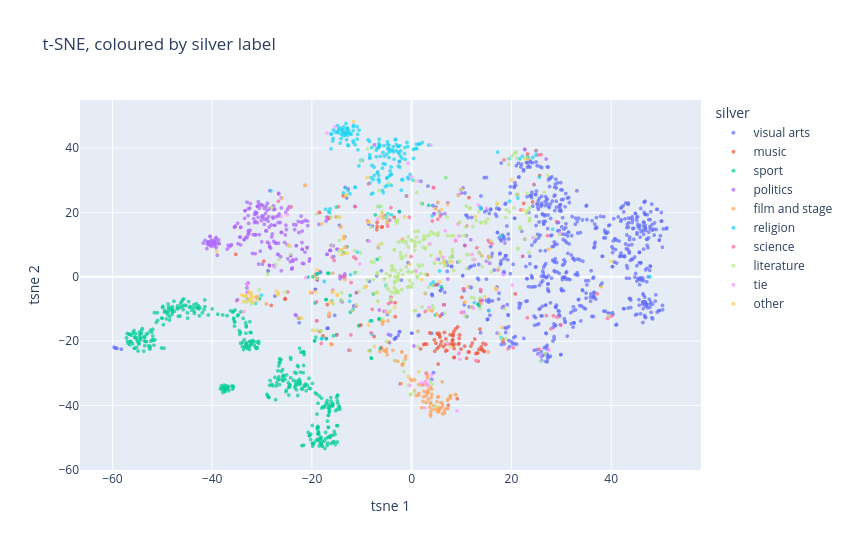

Here is the notebook cell this chart was saved with:
### Markdown cell above
The same t-SNE map, now coloured by silver label:

### Code cell
points["silver"] = explore["silver"].fillna("tie").to_numpy()
fig = px.scatter(points, x="tsne 1", y="tsne 2", color="silver", hover_data=["title", "paragraph"],
                 opacity=0.7, title="t-SNE, coloured by silver label", width=850, height=550)
fig.update_traces(marker_size=4)
fig.show()

### Figure 1 — Plotly figure (JSON) as saved in the notebook; plotly's stock layout.template omitted (floating-point values rounded to 4 significant figures; data arrays with more than 128 entries replaced by an {"elided": "..."} marker saying what was removed)
{"data": [{"customdata": {"elided": "739x2 str values"}, "hovertemplate": "silver=visual arts<br>tsne 1=%{x}<br>tsne 2=%{y}<br>title=%{customdata[0]}<br>paragraph=%{customdata[1]}<extra></extra>", "legendgroup": "visual arts", "marker": {"color": "#636efa", "opacity": 0.7, "size": 4, "symbol": "circle"}, "mode": "markers", "name": "visual arts", "showlegend": true, "type": "scattergl", "x": {"elided": "739 float values"}, "xaxis": "x", "y": {"elided": "739 float values"}, "yaxis": "y"}, {"customdata": {"elided": "115x2 str values"}, "hovertemplate": "silver=music<br>tsne 1=%{x}<br>tsne 2=%{y}<br>title=%{customdata[0]}<br>paragraph=%{customdata[1]}<extra></extra>", "legendgroup": "music", "marker": {"color": "#EF553B", "opacity": 0.7, "size": 4, "symbol": "circle"}, "mode": "markers", "name": "music", "showlegend": true, "type": "scattergl", "x": [22.46, 5.605, 8.126, 10.61, 2.638, -10.18, 8.127, 8.467, -3.303, -16.92, 5.506, 9.527, 13.68, 4.865, 5.703, -6.933, -3.335, 8.242, -6.139, 24.25, 7.717, -3.503, 9.468, -5.509, -18.4, 12.13, -18.45, 11.49, 11.01, -17.78, -10.42, 5.322, 6.843, -18.93, 7.34, -25.37, -14.75, -11.81, -8.822, 14.12, -6.997, 20.75, 8.152, 9.888, 8.507, 9.612, 14.43, 8.337, 8.822, -5.919, 13.85, 5.388, 12.9, -28.17, 6.805, 5.796, 10.68, 10.06, -6.949, 25.66, 9.211, 4.554, 5.649, 6.383, 12.0, 23.23, 11.88, 13.17, 2.394, 13.31, 8.201, -6.033, 13.21, 13.99, -25.4, 1.772, 14.86, 7.646, 14.56, 14.31, -13.71, 11.51, 5.966, 2.996, 9.475, 4.928, 3.09, 8.531, -7.533, 6.574, -29.65, 9.355, 5.108, 5.072, 13.97, -11.07, 4.617, 6.77, 8.473, -14.23, 11.37, 5.296, 7.067, 8.296, 8.139, 18.3, 12.88, 3.597, 12.65, 9.123, 13.48, 8.563, -35.28, 8.326, 13.45], "xaxis": "x", "y": [22.79, -18.3, -20.96, -21.55, -20.86, -14.99, -19.81, -25.14, -12.41, -8.657, -17.61, -19.16, -16.27, -20.66, -12.21, 15.64, -8.061, -19.63, -22.01, 23.23, -18.01, 18.47, -23.81, -10.71, -16.99, -20.59, 20.0, 24.59, -25.32, -18.38, -15.13, -17.88, -19.32, -0.7311, -39.89, -6.75, 21.76, -10.32, 11.18, -22.72, 14.66, -5.321, -21.03, -22.46, -22.32, -18.04, -23.05, -21.32, -16.2, 15.54, -7.327, -21.81, -26.03, -8.892, -23.08, -21.09, 9.706, -6.399, 16.87, 31.45, -15.58, -19.62, -18.78, -21.71, -9.443, 38.12, -21.56, -23.7, -21.07, -26.23, -19.68, 15.41, -23.73, -22.57, -7.009, -22.4, -21.03, -20.89, -23.22, -20.66, 25.16, -23.35, -20.11, -20.93, -20.72, -2.54, 0.6206, -25.0, -18.56, -17.3, 4.829, -20.95, -17.6, -22.34, -21.72, -4.963, -23.15, -20.99, -16.94, 15.55, -23.4, -27.12, -22.85, -17.78, -18.22, -20.1, -23.86, -17.45, -19.34, -37.87, -22.56, -20.93, 6.956, -18.31, -8.459], "yaxis": "y"}, {"customdata": {"elided": "421x2 str values"}, "hovertemplate": "silver=sport<br>tsne 1=%{x}<br>tsne 2=%{y}<br>title=%{customdata[0]}<br>paragraph=%{customdata[1]}<extra></extra>", "legendgroup": "sport", "marker": {"color": "#00cc96", "opacity": 0.7, "size": 4, "symbol": "circle"}, "mode": "markers", "name": "sport", "showlegend": true, "type": "scattergl", "x": {"elided": "421 float values"}, "xaxis": "x", "y": {"elided": "421 float values"}, "yaxis": "y"}, {"customdata": {"elided": "258x2 str values"}, "hovertemplate": "silver=politics<br>tsne 1=%{x}<br>tsne 2=%{y}<br>title=%{customdata[0]}<br>paragraph=%{customdata[1]}<extra></extra>", "legendgroup": "politics", "marker": {"color": "#ab63fa", "opacity": 0.7, "size": 4, "symbol": "circle"}, "mode": "markers", "name": "politics", "showlegend": true, "type": "scattergl", "x": {"elided": "258 float values"}, "xaxis": "x", "y": {"elided": "258 float values"}, "yaxis": "y"}, {"customdata": {"elided": "98x2 str values"}, "hovertemplate": "silver=film and stage<br>tsne 1=%{x}<br>tsne 2=%{y}<br>title=%{customdata[0]}<br>paragraph=%{customdata[1]}<extra></extra>", "legendgroup": "film and stage", "marker": {"color": "#FFA15A", "opacity": 0.7, "size": 4, "symbol": "circle"}, "mode": "markers", "name": "film and stage", "showlegend": true, "type": "scattergl", "x": [5.582, 3.354, -1.846, 3.273, 2.283, 7.282, -14.68, 2.451, -6.356, 3.924, -3.352, -1.973, -19.43, 8.783, -16.21, 1.395, 3.766, -4.887, 6.559, -12.29, -1.748, 2.229, 8.809, 0.02713, 4.019, -4.917, 7.817, -4.752, 4.173, 2.938, -29.17, 5.237, 4.421, 1.404, -1.256, -1.974, 3.812, 3.806, 3.73, 3.331, 3.733, -0.2204, -16.57, 5.841, 5.475, 2.917, 4.004, -16.0, 6.1, 5.224, 7.775, 13.88, 15.33, 2.222, -2.794, -15.81, 2.923, 0.5649, -5.849, -5.105, 7.73, 6.535, 6.178, 7.19, -1.19, 6.199, -2.079, 3.187, 3.631, 3.064, 6.871, 1.995, 2.238, 6.096, 0.914, -5.637, -5.324, -16.01, -5.741, 5.461, 5.934, 2.388, 0.5344, 3.189, 1.979, 7.306, 1.423, 5.059, -3.786, -1.889, 5.44, -1.857, 4.793, 3.777, -6.04, 3.144, 5.369, -5.026], "xaxis": "x", "y": [-41.0, -38.04, -27.19, -35.79, -38.76, -40.92, 21.81, -35.58, -23.23, -37.5, -26.07, -23.38, 0.3463, -36.59, -20.81, -33.47, -39.08, -24.26, -42.45, -22.88, -27.06, -33.55, -36.62, -32.32, -36.53, 16.5, -37.66, -13.71, -41.3, -39.07, -8.425, -42.02, -40.09, -36.83, -25.54, -23.36, -43.27, -41.97, -34.34, -35.08, -42.91, -31.79, -11.32, -39.12, -41.19, -36.99, -34.94, -21.04, -32.66, -37.36, -36.99, -8.409, -23.37, -33.44, -26.29, 1.091, -35.97, -32.05, -14.75, -23.27, -37.01, -41.74, -42.57, -38.39, -24.63, -40.1, -33.21, -36.13, -40.55, -33.68, -41.01, -33.61, -33.56, -39.25, -36.93, -22.74, -23.11, -21.03, -13.96, -41.68, -40.74, -37.27, -35.36, -31.47, -40.66, -37.97, -36.3, -38.82, -22.88, -27.43, -40.57, 11.67, -41.19, -39.35, -13.67, -30.62, -37.34, -22.5], "yaxis": "y"}, {"customdata": {"elided": "210x2 str values"}, "hovertemplate": "silver=religion<br>tsne 1=%{x}<br>tsne 2=%{y}<br>title=%{customdata[0]}<br>paragraph=%{customdata[1]}<extra></extra>", "legendgroup": "religion", "marker": {"color": "#19d3f3", "opacity": 0.7, "size": 4, "symbol": "circle"}, "mode": "markers", "name": "religion", "showlegend": true, "type": "scattergl", "x": {"elided": "210 float values"}, "xaxis": "x", "y": {"elided": "210 float values"}, "yaxis": "y"}, {"customdata": {"elided": "96x2 str values"}, "hovertemplate": "silver=science<br>tsne 1=%{x}<br>tsne 2=%{y}<br>title=%{customdata[0]}<br>paragraph=%{customdata[1]}<extra></extra>", "legendgroup": "science", "marker": {"color": "#FF6692", "opacity": 0.7, "size": 4, "symbol": "circle"}, "mode": "markers", "name": "science", "showlegend": true, "type": "scattergl", "x": [19.34, 4.783, 27.0, -12.15, -11.59, -21.38, 13.56, 39.97, 23.17, -16.55, 5.014, 14.02, 29.92, -20.07, -15.85, -19.02, 20.38, 4.433, 4.0, -8.163, 29.14, 18.31, -4.161, 15.44, -18.14, 1.268, 37.23, 17.3, -26.72, -15.56, -13.58, -4.652, 10.59, -0.4836, 11.05, 39.26, 25.57, -18.59, 2.889, 27.93, -13.29, 22.26, 13.8, 13.05, 28.43, -8.842, 24.49, 10.48, 5.251, 2.745, -11.16, -19.07, 8.79, -4.815, -8.676, -15.01, 9.978, -15.94, -16.77, -1.004, -16.61, -24.17, -11.17, 5.743, 13.85, -35.1, 18.52, 6.378, 10.3, -0.1213, -4.156, -19.07, 27.22, 4.327, -7.912, 16.1, 15.58, 4.151, 25.92, 25.39, 24.94, -12.2, -4.519, -15.13, -24.85, 21.88, 2.727, 29.08, 15.34, -11.35, 13.72, -13.66, -16.64, -16.61, 13.86, -4.154], "xaxis": "x", "y": [-22.32, 21.18, -12.07, -1.797, 6.139, 28.37, 7.472, -12.28, -12.73, 18.18, -11.66, 6.521, -15.01, -4.942, -4.222, -13.7, -22.06, 27.65, -10.54, -17.4, -12.53, -19.35, 21.5, 6.275, -20.71, -16.93, -5.262, 2.154, 23.47, 5.046, 11.98, -8.361, -7.885, 18.49, 15.77, -12.92, -22.47, 19.86, -29.95, -16.17, 9.182, 6.379, -3.969, 9.017, -12.12, 17.34, 28.67, -3.784, 17.86, -5.208, -9.133, -7.805, 11.19, 15.69, 28.85, -18.09, -11.09, 6.04, 18.35, 25.03, 18.4, 21.68, 5.562, 18.83, -4.486, -7.421, 36.3, -8.7, -3.786, 6.291, -6.336, -13.68, 12.77, 27.72, -10.13, 10.27, 10.79, 17.34, 37.92, 37.87, 39.25, -18.06, -20.44, 18.58, -4.74, 20.76, -10.8, 17.12, 11.33, 21.79, -7.265, 0.0613, -11.99, -12.2, -7.245, -7.829], "yaxis": "y"}, {"customdata": {"elided": "278x2 str values"}, "hovertemplate": "silver=literature<br>tsne 1=%{x}<br>tsne 2=%{y}<br>title=%{customdata[0]}<br>paragraph=%{customdata[1]}<extra></extra>", "legendgroup": "literature", "marker": {"color": "#B6E880", "opacity": 0.7, "size": 4, "symbol": "circle"}, "mode": "markers", "name": "literature", "showlegend": true, "type": "scattergl", "x": {"elided": "278 float values"}, "xaxis": "x", "y": {"elided": "278 float values"}, "yaxis": "y"}, {"customdata": [["Agnolo Pandolfini", "Agnolo Pandolfini (1360-1446) was a Florentine statesman, merchant and Renaissance humanist."], ["Aldo Andreotti", "Aldo Andreotti (15 March 1924 – 21 February 1980) was an Italian mathematician who worked on algebraic geometry, on the theory of functions of several"], ["Aldo Castellani", "Aldo Luigi Mario Castellani, Marchese di Chisimajo, KCMG (8 September 1874 – 3 October 1971) was an Italian pathologist and microbiologist. He is best"], ["Alexander Rocciasana", "Alexander Rocciasana (born November 11, 1989, as Alessandro Ronconi) is an Italian songwriter."], ["Alfredo Angeli", "Alfredo Angeli (7 August 1927 in Livorno – 25 November 2005 in Rome) was an Italian director and screenwriter."], ["Antonio Collalto (dramatist)", "Antonio Collalto (1713 – 5 July 1778) was an Italian actor and writer, mainly of comedies in Commedia dell'arte style."], ["Antonio Garbasso", "Antonio Garbasso (16 April 1871 – 14 March 1933) was an Italian physicist and National Fascist Party politician. He was the 14th mayor of Florence in "], ["Antonio di Puccio Pucci", "Antonio di Puccio Pucci (c. 1350 – after 1416) was an Italian architect and politician from the Pucci family."], ["Archduke Karl Salvator of Austria", "Archduke Karl Salvator of Austria (Italian: Carlo Salvatore Maria Giuseppe Giovanni Battista Filippo Jacopo Gennaro Lodovico Gonzaga Raniero; German: "], ["Artemio Franchi", "Artemio Franchi (Italian pronunciation: [arˈtɛːmjo ˈfraŋki]; 8 January 1922 – 12 August 1983) was an Italian football administrator."], ["Carlo Virzì", "Carlo Virzì (Italian pronunciation: [ˈkarlo virˈdzi]; born 2 June 1972) is an Italian musician, director and screenwriter."], ["Cesare Studiati", "Cesare Studiati Berni (14 January 1821 – 20 November 1894) was an Italian physician, physiologist, and academic. He was a professor of physiology at t"], ["Cino Vitta", "Cino Vitta (Florence, May 26, 1873 - Florence, January 4, 1956) was an Italian jurist, academic and art collector of Jewish heritage."], ["Claudio Borri", "Claudio Borri (born 3 October 1953) is an Italian civil/structural engineer, academic, professional consultant & Professor Emeritus at University of F"], ["Cosimo Lotti", "Cosimo Lotti (1571–1643) was an Italian engineer, scenographer, and landscape designer. He worked around Florence until in his mid-fifties he moved to"], ["Daisy Lumini", "Desy Lumini, best known as Daisy Lumini (18 August 1936 – 18 August 1993), was an Italian composer, singer and stage actress."], ["Don Giovanni de' Medici", "Don Giovanni de' Medici (13 May 1567, in Florence – 19 July 1621, in Murano) was an Italian military commander, diplomat and architect."], ["Emilio Cecchi", "Emilio Cecchi (Italian pronunciation: [eˈmiːljo ˈtʃekki]; 14 July 1884 – 5 September 1966) was an Italian literary critic, art critic and screenwriter"], ["Enrico Nigiotti", "Enrico Nigiotti (Italian pronunciation: [enˈriko niˈdʒɔtti]; born 11 June 1987) is an Italian singer-songwriter."], ["Eugenio Miccini", "Eugenio Miccini (b. Florence 1925 – d. Florence 2007) was an Italian artist and writer, considered to be one of the fathers of Italian visual poetry."], ["Felice Figliucci", "Felice Figliucci (Felix Filliucius) (c. 1525 – c. 1590) was an Italian humanist, philosopher, and theologian."], ["Fibonacci", "Leonardo Bonacci, also Leonardo da Pisa (c. 1170 – c. 1240-50), commonly known as Fibonacci, was an Italian mathematician from the Republic of Pisa, c"], ["Francesco Cattani da Diacceto (1531–1595)", "Francesco Cattani da Diacceto (2 September 1531 – 4 November 1595), often referred to as Francesco Cattani da Diacceto il Giovane in order to distingu"], ["Francesco Frosini", "Francesco Frosini (22 March 1654 – 22 November 1733) was an Italian nobleman, lawyer and churchman who served as the archbishop of Pisa from 1702 unti"], ["Francesco Palmieri (poet)", "Francesco Palmieri (Pisa, 4 April 1659 –  Hanover, 7 October 1701) was an Italian poet and musician."], ["Gasparo Angiolini", "Gasparo Angiolini (7 February 1731 – 6 February 1803), real name Domenico Maria Gasparo, son of Francesco Angiolini and Maria Maddalena Torzi, was an "], ["Gianni Franciolini", "Gianni Franciolini (1 June 1910 – 1 January 1960) was an Italian film director and screenwriter. He directed 19 films between 1939 and 1959."], ["Gino Valori", "Gino Valori (1890–1961) was an Italian screenwriter and film director. He directed the 1939 film Equatore (1939)."], ["Giorgio La Pira", "Giorgio La Pira, TOSD (religious name Raimondo); 9 January 1904 – 5 November 1977) was an Italian Catholic politician who served as the mayor of Flore"], ["Giorgio Roster", "Giorgio Roster (May 20, 1843 – January 17, 1927) was an Italian scientist and photographer."], ["Giovanni Baptista Ferrari", "Giovanni Baptista (also Battista) Ferrari (1 May 1584 – 1 February 1655) was an Italian Jesuit priest, orientalist, university teacher and botanist. L"], ["Giovanni Becatti", "Giovanni Becatti (5 December 1912 – 10 April 1973) was an Italian Classical art historian and archaeologist."], ["Giovanni Domenico Mansi", "Gian (Giovanni) Domenico Mansi (16 February 1692 – 27 September 1769) was an Italian prelate, theologian, scholar and historian, known for his massive"], ["Giuseppe Averani", "Giuseppe Averani FRS or Averanus (March 20, 1662, Pisa – August 24, 1738, Florence) was an Italian jurist and naturalist."], ["Guido of Arezzo", "Guido of Arezzo (Italian: Guido d'Arezzo; c. 991–992 – after 1033) was an Italian music theorist and pedagogue of High medieval music. A monk from the"], ["Horacio Carochi", "Horacio Carochi (1586–1666) was a Jesuit priest and grammarian who was born in Florence and died in New Spain. He is known for his grammar of the Clas"], ["Lancelotto Politi", "Lancelotto Politi (religious name Ambrosius Catharinus; 1483–1553) was an Italian Dominican canon lawyer, theologian and bishop."], ["Lorenzo Lippi", "Lorenzo Lippi (3 May 1606 – 15 April 1665) was an Italian painter and poet from Florence."], ["Mary Rosselli Nissim", "Mary Rosselli Nissim (9 June 1864 - 26 September 1937) was an Italian composer, designer and pianist who composed four operas and many songs. She won "], ["Michele Borghetti", "Michele Borghetti (born 13 March 1973) is an Italian grandmaster of international draughts, Italian draughts and English draughts (also known as \"Amer"], ["Nathan Cassuto", "Nathan Cassuto (11 October 1909 – February 1945) was an Italian Jewish ophthalmologist who served in the rabbinate of Milan and was appointed Chief Ra"], ["Pier Ludovico Occhini", "Pier Ludovico Occhini (30 January 1874 – 28 March 1941) was an Italian journalist, writer, art critic, and politician. He served as mayor and later po"], ["Piero De Bernardi", "Piero De Bernardi (12 April 1926 – 8 January 2010) was an Italian screenwriter. He wrote for more than 100 films between 1954 and 2010. He was born in"], ["Piero Tellini", "Piero Tellini (16 January 1917 – 22 June 1985) was an Italian screenwriter and film director."], ["Piero Vivarelli", "Piero Vivarelli (26 February 1927 – 7 September 2010) was an Italian film director, screenwriter and lyricist."], ["Pietro Balbi", "Pietro Balbi (or Petrus Balbus) (1399–1479), of Pisa, was an Italian humanist, a longtime member of the familia of Cardinal Bessarion who moved in the"], ["Pietro Usimbardi", "Pietro Usimbardi (9 January 1539, Colle di Val d'Elsa – 28 May 1611, Arezzo) was an Italian Catholic bishop who also served as a secretary for Grand D"], ["Roberto Cavalli", "Roberto Cavalli (Italian pronunciation: [roˈbɛrto kaˈvalli]; 15 November 1940 – 12 April 2024) was an Italian fashion designer and inventor. He was kn"], ["Sozomeno da Pistoia", "Zomino da Pistoia (1387 – 1458), often referred to by the Hellenized version of his name, Sozomeno, was an Italian teacher, priest, and early humanist"], ["Ugo Farulli", "Ugo Farulli (April 4, 1869, Florence – November 1928, Rome) was an Italian theater director, playwright, and actor."], ["Vincenzo Lunardi", "Vincenzo Lunardi (11 January 1754 – 1 August 1806) was a pioneering Italian aeronaut, born in Lucca."]], "hovertemplate": "silver=tie<br>tsne 1=%{x}<br>tsne 2=%{y}<br>title=%{customdata[0]}<br>paragraph=%{customdata[1]}<extra></extra>", "legendgroup": "tie", "marker": {"color": "#FF97FF", "opacity": 0.7, "size": 4, "symbol": "circle"}, "mode": "markers", "name": "tie", "showlegend": true, "type": "scattergl", "x": [29.76, 17.01, 20.15, -27.51, -0.3166, 9.088, -26.2, 3.827, 6.704, -21.29, 1.927, -10.41, 12.1, 3.515, 27.57, 9.688, 18.41, 5.007, 12.92, 0.9148, -0.7378, 1.371, 15.04, 13.33, 9.263, 12.42, 2.731, 3.054, -32.96, -5.32, 8.754, 6.336, 9.409, -8.481, 7.24, 12.61, -15.37, 3.674, 9.396, -33.68, 10.35, -24.98, 3.956, 2.736, 3.306, -0.127, -16.99, 25.88, 24.3, 2.61, -6.798], "xaxis": "x", "y": [13.6, -4.027, -2.599, 2.99, -33.81, -41.67, 18.75, 40.89, 14.29, -0.3155, -33.08, 3.999, 6.982, -9.466, -22.77, -25.62, 0.6603, 5.467, -26.02, 1.79, 35.27, 29.73, 21.31, 22.28, 16.35, -9.781, -32.67, -33.57, -2.341, -10.66, 11.45, 5.996, 12.59, 11.04, -20.74, 5.305, 46.62, 10.25, -23.86, -10.82, -11.11, 19.33, -30.53, -32.55, -33.61, 31.02, 44.7, -24.45, 12.12, -40.73, 17.93], "yaxis": "y"}, {"customdata": {"elided": "101x2 str values"}, "hovertemplate": "silver=other<br>tsne 1=%{x}<br>tsne 2=%{y}<br>title=%{customdata[0]}<br>paragraph=%{customdata[1]}<extra></extra>", "legendgroup": "other", "marker": {"color": "#FECB52", "opacity": 0.7, "size": 4, "symbol": "circle"}, "mode": "markers", "name": "other", "showlegend": true, "type": "scattergl", "x": [-22.1, -15.88, -16.59, -31.43, 16.93, -7.471, 27.41, -14.02, -34.06, -8.698, 7.248, -13.6, -8.884, -33.52, 5.949, -14.9, -32.08, -9.204, -13.38, -13.17, 6.515, -15.79, -18.97, 14.65, -32.32, 5.033, -19.01, -14.24, -31.75, 4.821, 5.571, -7.427, 5.779, 17.1, -32.21, 12.73, -1.419, 5.261, 8.059, 38.01, -32.66, 1.436, -8.664, -20.35, -13.45, -33.21, -5.791, 19.97, 11.38, -13.41, -11.6, -14.42, -33.74, -3.389, 21.31, 9.924, -14.97, -30.99, -32.66, -13.62, -6.259, 27.51, -0.6733, -19.83, -4.913, -19.23, 3.849, -25.96, 16.81, -8.613, 9.317, -5.769, -26.84, -15.92, -39.12, 18.04, -33.35, -30.85, -6.612, 23.05, -13.97, -27.12, 2.035, -21.4, -4.681, 10.66, -16.31, -12.91, 22.33, 7.791, -0.3404, -8.58, -17.97, 40.0, -22.72, -26.78, -24.7, 15.61, -13.2, 23.22, -32.3], "xaxis": "x", "y": [-12.85, -4.749, -11.93, -6.304, -3.741, -21.68, 8.523, 6.827, -5.67, 16.91, 22.41, 11.87, 30.77, -5.959, 20.82, -5.767, -6.234, -3.112, -0.9809, 25.4, 4.429, -4.658, 2.119, -6.166, -6.879, -11.76, -0.5002, 15.63, -7.856, 21.18, -1.565, -5.182, 7.319, 22.83, -5.028, 18.66, 18.58, 23.1, 4.725, -3.118, -7.386, -29.52, -14.98, -4.872, 7.31, -6.007, 19.65, 30.12, -3.042, 9.097, 48.24, 18.56, -7.729, -9.479, 25.61, 27.15, -5.533, -7.113, -4.713, 12.62, 18.79, 8.559, -31.03, -16.64, 17.27, -4.627, -10.49, 24.5, -3.577, -23.02, 25.24, 18.08, -5.685, -7.867, 7.858, -15.71, -5.902, -6.064, 9.856, 36.61, 8.417, -4.44, -0.9452, 28.37, -11.36, -7.86, -7.685, 7.359, 20.68, -21.71, 3.94, 17.05, 16.49, 4.88, -12.83, -5.088, 9.844, 6.272, 25.24, 36.55, -5.455], "yaxis": "y"}], "layout": {"height": 550, "legend": {"title": {"text": "silver"}, "tracegroupgap": 0}, "title": {"text": "t-SNE, coloured by silver label"}, "width": 850, "xaxis": {"anchor": "y", "domain": [0, 1], "title": {"text": "tsne 1"}}, "yaxis": {"anchor": "x", "domain": [0, 1], "title": {"text": "tsne 2"}}}}
